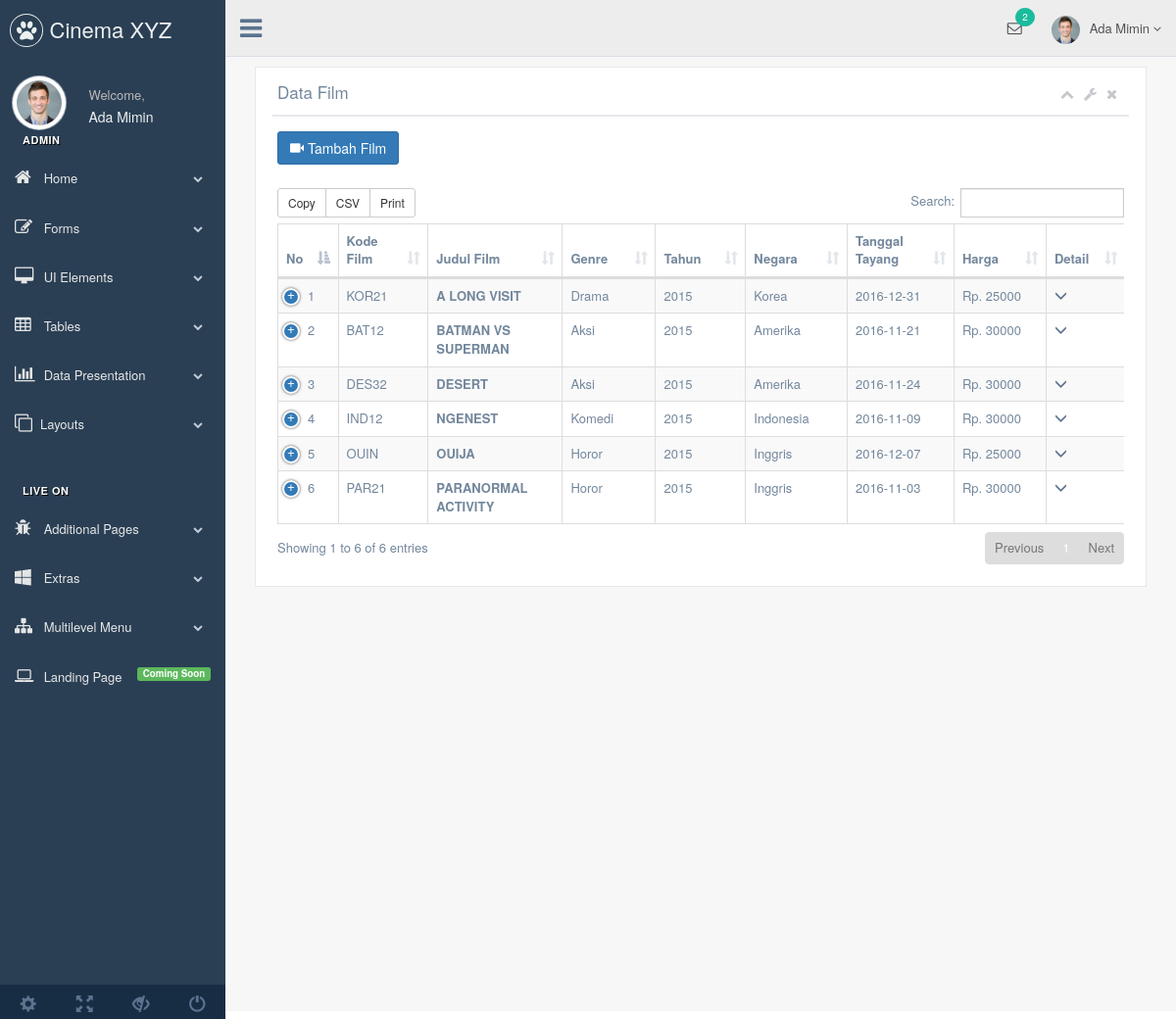
/admin/index.php?tables=film (signed in), run on the app's committed database.
### tables this page shows
CREATE TABLE `tb_jadwal` (
  `id_jadwal` int(11) NOT NULL AUTO_INCREMENT,
  `tgl_tayang` date DEFAULT NULL,
  `jam` varchar(40) DEFAULT NULL,
  `kode` varchar(12) DEFAULT NULL,
  `username` varchar(40) DEFAULT NULL,
  PRIMARY KEY (`id_jadwal`)
);

CREATE TABLE `tb_film` (
  `kode` varchar(12) NOT NULL DEFAULT '',
  `judul` varchar(40) NOT NULL DEFAULT '',
  `sinopsis` text,
  `cover` varchar(100) DEFAULT NULL,
  `id_tahun` int(11) DEFAULT NULL,
  `id_negara` int(11) DEFAULT NULL,
  `id_genre` int(11) DEFAULT NULL,
  `id_harga` int(11) DEFAULT NULL,
  PRIMARY KEY (`kode`)
);

CREATE TABLE `tb_genre` (
  `id_genre` int(11) NOT NULL AUTO_INCREMENT,
  `genre` varchar(40) DEFAULT '',
  PRIMARY KEY (`id_genre`)
);

CREATE TABLE `tb_tahun` (
  `id_tahun` int(11) NOT NULL AUTO_INCREMENT,
  `tahun` year(4) NOT NULL DEFAULT '2016',
  PRIMARY KEY (`id_tahun`)
);

CREATE TABLE `tb_negara` (
  `id_negara` int(11) NOT NULL AUTO_INCREMENT,
  `negara` varchar(40) NOT NULL DEFAULT '',
  PRIMARY KEY (`id_negara`)
);

CREATE TABLE `tb_harga` (
  `id_harga` int(11) NOT NULL AUTO_INCREMENT,
  `harga` double DEFAULT NULL,
  PRIMARY KEY (`id_harga`)
);

### admin/function/paging.php (called while the page is built, shortened)
<?php
function ambilData($tabel, $join, $pk, $lagi, $fk, $joinlagi, $pkjl, $jl, $pl, $jlnih, $plpl, $urut, $hal=1, $limit)
{ include ('../config/koneksi.php');
  $dataTable=array();
  $startRow=($hal-1) * $limit;
  $sql="SELECT * FROM $tabel a INNER JOIN $join b ON a.$pk = b.$pk INNER JOIN $lagi c ON b.$fk = c.$fk INNER JOIN $joinlagi d ON b.$pkjl = d.$pkjl INNER JOIN $jl e ON b.$pl = e.$pl INNER JOIN $jlnih f ON b.$plpl = f.$plpl ORDER BY b.$urut LIMIT $startRow, $limit";
  $query=mysqli_query($conn,$sql);
while ($data=mysqli_fetch_array($query))
	array_push($dataTable,$data);
return $dataTable;
}

### admin/tables/film.php (the view, shortened to what this page needs)
            <div class="col-md-12 col-sm-12 col-xs-12">
                <div class="x_panel">
                  <div class="x_title">
                    <h2>Data Film<small>Admin</small></h2>
                    <ul class="nav navbar-right panel_toolbox">
                      <li><a class="collapse-link"><i class="fa fa-chevron-up"></i></a>
                      </li>
                      <li class="dropdown">
                        <a href="#" class="dropdown-toggle" data-toggle="dropdown" role="button" aria-expanded="false"><i class="fa fa-wrench"></i></a>
                      </li>
                      <li><a class="close-link"><i class="fa fa-close"></i></a>
                      </li>
                    </ul>
                    <div class="clearfix"></div>
                  </div>
                  <div class="x_content">
                    <div class="row">
                      <div class="col-sm-12">
                        <div class="card-box table-responsive">
                        <a href="?tambah=film" class="btn btn-primary"><i class="glyphicon glyphicon-facetime-video"></i> Tambah Film</a>
                        <br><br>
                          <table id="datatable-buttons" class="table table-striped table-bordered">
                            <thead>
                              <tr>
                                <th width="8">No</th>
                                <th width="140">Kode Film</th>
                                <th width="200">Judul Film</th>
                                <th width="120">Genre</th>
                                <th width="100">Tahun</th>
                                <th width="135">Negara</th>
                                <th width="145">Tanggal Tayang</th>
                                <th width="120">Harga</th>
                                <th>Detail</th>
                              </tr>
                            </thead>
                            <tbody>
<?php
      $no=0;
      $hal=1;
      $perHalaman=1111115;
      $dataTable = ambilData('tb_jadwal', 'tb_film', 'kode', 'tb_tahun', 'id_tahun', 'tb_negara', 'id_negara', 'tb_genre', 'id_genre', 'tb_harga', 'id_harga', 'judul', $hal, $perHalaman);
      foreach ($dataTable as $row){
         $no++;
  ?>
                              <tr>
                                <td><?php echo $no ?></td>
                                <td><?php echo strtoupper($row['kode']) ?></td>
                                <td><b><?php echo strtoupper($row['judul']) ?></td>
                                <td><?php echo $row['genre'] ?></td>
                                <td><?php echo $row['tahun'] ?></td>
                                <td><?php echo $row['negara'] ?></td>
                                <td><?php echo $row['tgl_tayang'] ?></td>
                                <td><?php echo "Rp. ".$row['harga'] ?></td>
                                <td><a href="?detail=<?php echo $row['kode']; ?>"><i  class="glyphicon glyphicon-menu-down"></i></a></td>
                              </tr>
                            <?php } ?>
                            </tbody>
                          </table>
                        </div>
                      </div>
                    </div>
                  </div>
                </div>
              </div>

### data on the page
tb_jadwal: tb_film.kode "KOR21", tb_film.judul "A LONG VISIT", tb_genre.genre "Drama", tb_tahun.tahun "2015", tb_negara.negara "Korea", tgl_tayang "2016-12-31", tb_harga.harga "25000"
tb_jadwal: tb_film.kode "BAT12", tb_film.judul "BATMAN VS SUPERMAN", tb_genre.genre "Aksi", tb_tahun.tahun "2015", tb_negara.negara "Amerika", tgl_tayang "2016-11-21", tb_harga.harga "30000"
tb_jadwal: tb_film.kode "DES32", tb_film.judul "DESERT", tb_genre.genre "Aksi", tb_tahun.tahun "2015", tb_negara.negara "Amerika", tgl_tayang "2016-11-24", tb_harga.harga "30000"
tb_jadwal: tb_film.kode "IND12", tb_film.judul "NGENEST", tb_genre.genre "Komedi", tb_tahun.tahun "2015", tb_negara.negara "Indonesia", tgl_tayang "2016-11-09", tb_harga.harga "30000"
tb_jadwal: tb_film.kode "OUIN", tb_film.judul "OUIJA", tb_genre.genre "Horor", tb_tahun.tahun "2015", tb_negara.negara "Inggris", tgl_tayang "2016-12-07", tb_harga.harga "25000"
tb_jadwal: tb_film.kode "PAR21", tb_film.judul "PARANORMAL ACTIVITY", tb_genre.genre "Horor", tb_tahun.tahun "2015", tb_negara.negara "Inggris", tgl_tayang "2016-11-03", tb_harga.harga "30000"

### other printed values
$_SESSION['nama'] "Ada Mimin"
$_SESSION['level'] "ADMIN"
